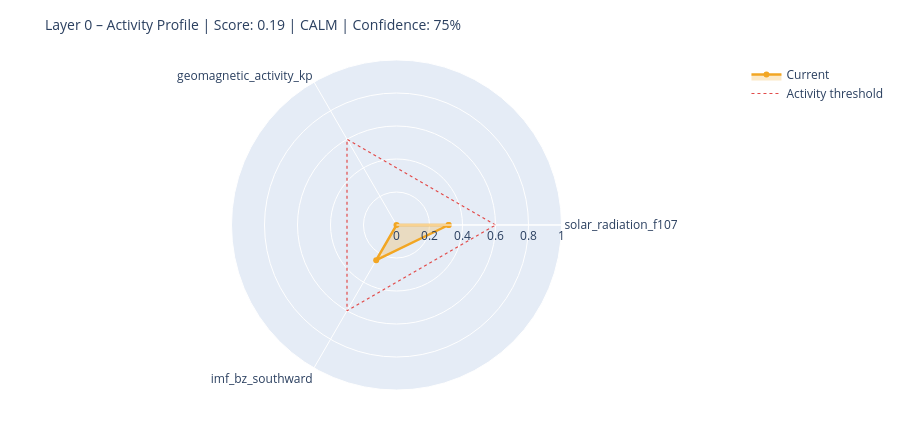

Here is the notebook cell this chart was saved with:
### Markdown cell above
---
## 6. State Assessment & Handoff to Layer 1

### Code cell
# ============================================================
# STEP 1 – Collect raw values with source modes
# Mode: 'primary' | 'fallback_3h' | 'last_valid' | 'missing'
# ============================================================

def safe_last(df, col):
    if df is None or col not in df.columns: return None
    s = df[col].dropna()
    return float(s.iloc[-1]) if not s.empty else None

f107_now = safe_last(df_f107, 'f10.7')
bz_now   = safe_last(df_mag,  'bz_gsm')
kp_now   = safe_last(df_kp,   'kp')
sw_now   = safe_last(df_sw,   'speed')

source_modes = {
    'F10.7':    'primary'  if f107_now is not None else 'missing',
    'Kp':       'primary'  if kp_now   is not None else 'missing',
    'IMF_Bz':   'primary'  if bz_now   is not None else 'missing',
    'SW_speed': 'primary'  if sw_now   is not None else 'missing',
}

# Kp Fallback – 3h endpoint
if kp_now is None:
    try:
        r = requests.get(
            'https://services.swpc.noaa.gov/json/noaa-planetary-k-index.json',
            timeout=10)
        r.raise_for_status()
        fb = pd.DataFrame(r.json())
        tc = next((c for c in fb.columns if 'time' in c.lower()), fb.columns[0])
        kc = next((c for c in fb.columns if 'kp' in c.lower() and c != tc), None)
        if kc:
            fb[kc] = fb[kc].astype(str).str.extract(r'([0-9]+(?:\.[0-9]*)?)')[0]
            fb[kc] = pd.to_numeric(fb[kc], errors='coerce')
            fb = fb[fb[kc] >= 0].dropna(subset=[kc])
            if not fb.empty:
                kp_now = float(fb[kc].iloc[-1])
                source_modes['Kp'] = 'fallback_3h'
                print(f'  Kp fallback (3h): {kp_now:.1f}')
    except Exception as e:
        print(f'  Kp fallback failed: {e}')

# Solar Wind Fallback – last valid value
if sw_now is None and df_sw is not None and 'speed' in df_sw.columns:
    s = df_sw['speed'].dropna()
    if not s.empty:
        sw_now = float(s.iloc[-1])
        source_modes['SW_speed'] = 'last_valid'
        print(f'  SW fallback (last_valid): {sw_now:.0f} km/s')

print()
print('Source modes:', source_modes)

# ============================================================
# STEP 2 – Score from available components only
# ============================================================

def norm(v, lo, hi):
    if v is None: return None
    return max(0.0, min(1.0, (v - lo) / (hi - lo)))

COMPONENTS = {
    'solar_radiation_f107':    (f107_now, norm(f107_now, 60, 250)),
    'geomagnetic_activity_kp': (kp_now,   norm(kp_now,   0,   9)),
    'imf_bz_southward':        (bz_now,   norm(-(bz_now or 0) if bz_now else None, -5, 30)
                                           if bz_now is not None else None),
    'solar_wind_speed':        (sw_now,   norm(sw_now, 300, 800)),
}

available   = {k: v[1] for k, v in COMPONENTS.items() if v[1] is not None}
unavailable = [k for k, v in COMPONENTS.items() if v[1] is None]

layer0_score = round(sum(available.values()) / len(available), 4) if available else None
confidence   = round(len(available) / len(COMPONENTS), 2)

level = ('unknown'  if layer0_score is None
         else 'calm'     if layer0_score < 0.3
         else 'moderate' if layer0_score < 0.6
         else 'active')

# ============================================================
# STEP 3 – Dominant Driver
# ============================================================

def dominant_driver(kp, f107, bz, sw):
    candidates = []
    if kp   is not None and kp   >= 4:   candidates.append(('geomagnetic',    kp / 9))
    if sw   is not None and sw   >= 500:  candidates.append(('solar_wind',     sw / 800))
    if bz   is not None and bz   <= -5:   candidates.append(('imf_southward',  abs(bz) / 30))
    if f107 is not None and f107 >= 150:  candidates.append(('solar_radiation',f107 / 250))
    return max(candidates, key=lambda x: x[1])[0] if candidates else 'none'

driver = dominant_driver(kp_now, f107_now, bz_now, sw_now)

# ============================================================
# STEP 4 – Downstream expectations
# ============================================================

def downstream_expectation(driver, score, kp, bz, f107):
    exp = {
        'magnetosphere':        'calm',
        'ionosphere':           'calm',
        'schumann_resonance':   'unchanged',
        'lithosphere_currents': 'low',
    }
    if driver == 'geomagnetic' or (kp and kp >= 5):
        exp['magnetosphere']        = 'compressed / storm'
        exp['ionosphere']           = 'elevated disturbance (TEC variability)'
        exp['schumann_resonance']   = 'elevated amplitude possible'
        exp['lithosphere_currents'] = 'elevated induction currents'
    elif driver == 'imf_southward' or (bz and bz <= -5):
        exp['magnetosphere']        = 'energy coupling active'
        exp['ionosphere']           = 'elevated electron density possible'
        exp['schumann_resonance']   = 'slight modulation possible'
    elif driver == 'solar_radiation' or (f107 and f107 >= 150):
        exp['ionosphere']           = 'elevated ionization (F-layer)'
        exp['schumann_resonance']   = 'slightly elevated background activity'
    return exp

downstream = downstream_expectation(driver, layer0_score, kp_now, bz_now, f107_now)

# ============================================================
# CONSOLE OUTPUT
# ============================================================

W = 58
print('=' * W)
print('LAYER 0 – STATE ASSESSMENT')
print('=' * W)
for name, (raw_v, score_v) in COMPONENTS.items():
    if score_v is not None:
        bar = '█' * int(score_v * 20) + '░' * (20 - int(score_v * 20))
        print(f'  {name:<35}  {bar}  {score_v:.2f}')
    else:
        print(f'  {name:<35}  {"─" * 20}  n/a')
print('-' * W)
print(f'  Score ({len(available)}/{len(COMPONENTS)} components):  {layer0_score:.3f}')
print(f'  Confidence:         {confidence:.0%}')
print(f'  Level:              {level.upper()}')
print(f'  Dominant Driver:    {driver}')

# Radar chart
cats = list(available.keys())
vals = list(available.values())
if len(cats) >= 3:
    fig = go.Figure()
    fig.add_trace(go.Scatterpolar(
        r=vals + [vals[0]], theta=cats + [cats[0]],
        fill='toself', fillcolor='rgba(242,166,35,0.25)',
        line=dict(color='#F2A623', width=2.5), name='Current'
    ))
    fig.add_trace(go.Scatterpolar(
        r=[0.6] * (len(cats) + 1), theta=cats + [cats[0]],
        line=dict(color='#E24B4A', dash='dot', width=1.2),
        mode='lines', name='Activity threshold'
    ))
    fig.update_layout(
        title=dict(text=f'Layer 0 – Activity Profile | Score: {layer0_score:.2f} | {level.upper()} | Confidence: {confidence:.0%}',
                   font=dict(size=14)),
        polar=dict(radialaxis=dict(visible=True, range=[0, 1])),
        height=430, showlegend=True,
        margin=dict(l=60, r=60, t=60, b=40)
    )
    fig.show()

### Figure 1 — Plotly figure (JSON) as saved in the notebook; plotly's stock layout.template omitted (floating-point values rounded to 4 significant figures)
{"data": [{"fill": "toself", "fillcolor": "rgba(242,166,35,0.25)", "line": {"color": "#F2A623", "width": 2.5}, "name": "Current", "r": [0.3158, 0.0, 0.246, 0.3158], "theta": ["solar_radiation_f107", "geomagnetic_activity_kp", "imf_bz_southward", "solar_radiation_f107"], "type": "scatterpolar"}, {"line": {"color": "#E24B4A", "dash": "dot", "width": 1.2}, "mode": "lines", "name": "Activity threshold", "r": [0.6, 0.6, 0.6, 0.6], "theta": ["solar_radiation_f107", "geomagnetic_activity_kp", "imf_bz_southward", "solar_radiation_f107"], "type": "scatterpolar"}], "layout": {"height": 430, "margin": {"b": 40, "l": 60, "r": 60, "t": 60}, "polar": {"radialaxis": {"range": [0, 1], "visible": true}}, "showlegend": true, "title": {"font": {"size": 14}, "text": "Layer 0 – Activity Profile | Score: 0.19 | CALM | Confidence: 75%"}}}
